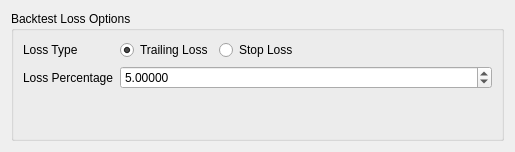
         <widget class="QWidget" name="backtestLossTab">
          <attribute name="title">
           <string>Loss</string>
          </attribute>
          <layout class="QGridLayout" name="gridLayout_19">
           <item row="0" column="0">
            <widget class="QGroupBox" name="backtestLossOptionsGroupBox">
             <property name="sizePolicy">
              <sizepolicy hsizetype="Preferred" vsizetype="Preferred">
               <horstretch>0</horstretch>
               <verstretch>0</verstretch>
              </sizepolicy>
             </property>
             <property name="title">
              <string>Backtest Loss Options</string>
             </property>
             <layout class="QGridLayout" name="gridLayout_20">
              <item row="0" column="2">
               <widget class="QRadioButton" name="backtestStopLossRadio">
                <property name="sizePolicy">
                 <sizepolicy hsizetype="Fixed" vsizetype="Fixed">
                  <horstretch>0</horstretch>
                  <verstretch>0</verstretch>
                 </sizepolicy>
                </property>
                <property name="text">
                 <string>Stop Loss</string>
                </property>
               </widget>
              </item>
              <item row="0" column="3">
               <spacer name="horizontalSpacer_2">
                <property name="orientation">
                 <enum>Qt::Horizontal</enum>
                </property>
                <property name="sizeHint" stdset="0">
                 <size>
                  <width>188</width>
                  <height>20</height>
                 </size>
                </property>
               </spacer>
              </item>
              <item row="0" column="1">
               <widget class="QRadioButton" name="backtestTrailingLossRadio">
                <property name="sizePolicy">
                 <sizepolicy hsizetype="Fixed" vsizetype="Fixed">
                  <horstretch>0</horstretch>
                  <verstretch>0</verstretch>
                 </sizepolicy>
                </property>
                <property name="text">
                 <string>Trailing Loss</string>
                </property>
                <property name="checked">
                 <bool>true</bool>
                </property>
               </widget>
              </item>
              <item row="0" column="0">
               <widget class="QLabel" name="backtestLossTypeLabel">
                <property name="sizePolicy">
                 <sizepolicy hsizetype="Fixed" vsizetype="Preferred">
                  <horstretch>0</horstretch>
                  <verstretch>0</verstretch>
                 </sizepolicy>
                </property>
                <property name="text">
                 <string>Loss Type</string>
                </property>
               </widget>
              </item>
              <item row="1" column="0">
               <widget class="QLabel" name="backtestLossPercentageLabel">
                <property name="sizePolicy">
                 <sizepolicy hsizetype="Fixed" vsizetype="Preferred">
                  <horstretch>0</horstretch>
                  <verstretch>0</verstretch>
                 </sizepolicy>
                </property>
                <property name="text">
                 <string>Loss Percentage</string>
                </property>
               </widget>
              </item>
              <item row="1" column="1" colspan="3">
               <widget class="QDoubleSpinBox" name="backtestLossPercentageSpinBox">
                <property name="sizePolicy">
                 <sizepolicy hsizetype="Preferred" vsizetype="Fixed">
                  <horstretch>0</horstretch>
                  <verstretch>0</verstretch>
                 </sizepolicy>
                </property>
                <property name="toolTip">
                 <string>Loss percentage at which bot exits position</string>
                </property>
                <property name="decimals">
                 <number>5</number>
                </property>
                <property name="value">
                 <double>5.000000000000000</double>
                </property>
               </widget>
              </item>
              <item row="2" column="0">
               <spacer name="verticalSpacer_5">
                <property name="orientation">
                 <enum>Qt::Vertical</enum>
                </property>
                <property name="sizeHint" stdset="0">
                 <size>
                  <width>20</width>
                  <height>40</height>
                 </size>
                </property>
               </spacer>
              </item>
             </layout>
            </widget>
           </item>
          </layout>
         </widget>
